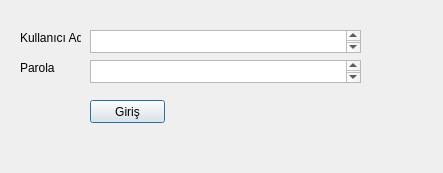
<?xml version="1.0" encoding="UTF-8"?>
<ui version="4.0">
 <class>Dialog</class>
 <widget class="QDialog" name="Dialog">
  <property name="geometry">
   <rect>
    <x>0</x>
    <y>0</y>
    <width>443</width>
    <height>173</height>
   </rect>
  </property>
  <property name="windowTitle">
   <string>Giriş Ekranı</string>
  </property>
  <widget class="QLabel" name="usernameLbl">
   <property name="geometry">
    <rect>
     <x>20</x>
     <y>30</y>
     <width>61</width>
     <height>16</height>
    </rect>
   </property>
   <property name="text">
    <string>Kullanıcı Adı</string>
   </property>
  </widget>
  <widget class="QLabel" name="passwordLbl">
   <property name="geometry">
    <rect>
     <x>20</x>
     <y>60</y>
     <width>61</width>
     <height>16</height>
    </rect>
   </property>
   <property name="text">
    <string>Parola</string>
   </property>
  </widget>
  <widget class="QTextEdit" name="usernameTxt">
   <property name="geometry">
    <rect>
     <x>90</x>
     <y>30</y>
     <width>271</width>
     <height>23</height>
    </rect>
   </property>
   <property name="maximumSize">
    <size>
     <width>16777215</width>
     <height>16777215</height>
    </size>
   </property>
  </widget>
  <widget class="QTextEdit" name="passwordTxt">
   <property name="geometry">
    <rect>
     <x>90</x>
     <y>60</y>
     <width>271</width>
     <height>23</height>
    </rect>
   </property>
  </widget>
  <widget class="QPushButton" name="loginButton">
   <property name="geometry">
    <rect>
     <x>90</x>
     <y>100</y>
     <width>75</width>
     <height>23</height>
    </rect>
   </property>
   <property name="text">
    <string>Giriş</string>
   </property>
  </widget>
 </widget>
 <resources/>
 <connections/>
</ui>
